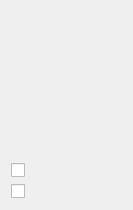
<?xml version="1.0" encoding="UTF-8"?>
<ui version="4.0">
 <class>RingLock</class>
 <widget class="QWidget" name="RingLock">
  <property name="geometry">
   <rect>
    <x>0</x>
    <y>0</y>
    <width>133</width>
    <height>210</height>
   </rect>
  </property>
  <property name="sizePolicy">
   <sizepolicy hsizetype="Minimum" vsizetype="Minimum">
    <horstretch>0</horstretch>
    <verstretch>0</verstretch>
   </sizepolicy>
  </property>
  <property name="windowTitle">
   <string>Form</string>
  </property>
  <layout class="QGridLayout" name="gridLayout">
   <item row="0" column="0">
    <widget class="QLabel" name="label1">
     <property name="sizePolicy">
      <sizepolicy hsizetype="Minimum" vsizetype="Preferred">
       <horstretch>0</horstretch>
       <verstretch>0</verstretch>
      </sizepolicy>
     </property>
     <property name="text">
      <string> </string>
     </property>
    </widget>
   </item>
   <item row="1" column="0">
    <widget class="QLabel" name="label2">
     <property name="sizePolicy">
      <sizepolicy hsizetype="Minimum" vsizetype="Preferred">
       <horstretch>0</horstretch>
       <verstretch>0</verstretch>
      </sizepolicy>
     </property>
     <property name="text">
      <string> </string>
     </property>
    </widget>
   </item>
   <item row="2" column="0">
    <widget class="QCheckBox" name="lockInnerRadiusCheckBox">
     <property name="text">
      <string/>
     </property>
    </widget>
   </item>
   <item row="3" column="0">
    <widget class="QCheckBox" name="lockOuterRadiusCheckBox">
     <property name="text">
      <string/>
     </property>
    </widget>
   </item>
  </layout>
 </widget>
 <resources/>
 <connections/>
</ui>
